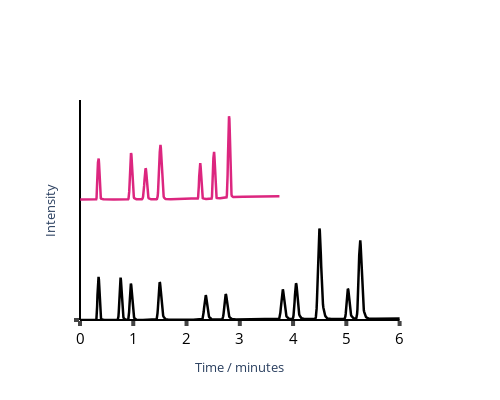

Here is the notebook cell this chart was saved with:
### Code cell
#Figure 7. Optimal chromatograms for Mixture A (top) and Mixture B (bottom) using TS-EMO, 
#representing Optimisation 4 experiment 17 and Optimisation 7 experiment 30 re-spectively.

time2 = chrome2.iloc[:,0]
inten2 = chrome2.iloc[:,1] 
trace2 = go.Scatter(x=time2,
                    y=inten2,
                    mode='lines',
                    line = dict( color = "black", width= 2.5),
                   name= "Eleven component seperation")

time1 = chrome1.iloc[:,0]
inten1 = chrome1.iloc[:,1] + chrome2.iloc[:,1].max()/2.1
trace1 = go.Scatter(x=time1,
                    y=inten1 + 140,
                    mode='lines',
                    line = dict( color = "rgb(220,38,127)", width= 2.5),
                   name= "Seven component seperation")


fig = make_subplots(specs=[[{"secondary_y": True}]])
fig.add_trace(trace1)
fig.add_trace(trace2)

fig.update_yaxes(visible=True, showticklabels=False,showgrid=False)
fig.update_xaxes(showgrid=False)   

fig.update_layout(autosize=False, 
                  width=500, 
                  height=400, 
                  showlegend=False, 
                  plot_bgcolor="white",template='plotly_white')


fig['layout']['xaxis']['title']='Time / minutes'
fig['layout']['yaxis']['title']='Intensity'

fig.update_xaxes(range = [0, 6],showgrid=False, gridwidth=2, tickfont=dict(color='black',size=15),ticks='outside',tick0=0, 
                 dtick = 1, tickwidth=4, title = dict(font = dict(size=13)), zerolinecolor = "black")
fig.update_yaxes(range = [0,400],showgrid=False, gridwidth=2, tickfont=dict(color='black',size=15),ticks='outside',tick0=0, 
                 dtick = 1000, tickwidth=4, title = dict(font = dict(size=13)), zerolinecolor = "black", showticklabels  = False)

fig.show()

import plotly.io as pio
pio.write_image(fig, 'BestChromesOverall.jpg', scale=4, width=1000/2, height=800/2)

### Figure 1 — Plotly figure (JSON) as saved in the notebook; plotly's stock layout.template omitted (floating-point values rounded to 4 significant figures; data arrays with more than 128 entries replaced by an {"elided": "..."} marker saying what was removed)
{"data": [{"line": {"color": "rgb(220,38,127)", "width": 2.5}, "mode": "lines", "name": "Seven component seperation", "type": "scatter", "x": {"elided": "562 float values"}, "y": {"elided": "562 float values"}}, {"line": {"color": "black", "width": 2.5}, "mode": "lines", "name": "Eleven component seperation", "type": "scatter", "x": {"elided": "1359 float values"}, "y": {"elided": "1359 float values"}}], "layout": {"autosize": false, "height": 400, "plot_bgcolor": "white", "showlegend": false, "width": 500, "xaxis": {"anchor": "y", "domain": [0, 0.94], "dtick": 1, "gridwidth": 2, "range": [0, 6], "showgrid": false, "tick0": 0, "tickfont": {"color": "black", "size": 15}, "ticks": "outside", "tickwidth": 4, "title": {"font": {"size": 13}, "text": "Time / minutes"}, "zerolinecolor": "black"}, "yaxis": {"anchor": "x", "domain": [0, 1], "dtick": 1000, "gridwidth": 2, "range": [0, 400], "showgrid": false, "showticklabels": false, "tick0": 0, "tickfont": {"color": "black", "size": 15}, "ticks": "outside", "tickwidth": 4, "title": {"font": {"size": 13}, "text": "Intensity"}, "visible": true, "zerolinecolor": "black"}, "yaxis2": {"anchor": "x", "dtick": 1000, "gridwidth": 2, "overlaying": "y", "range": [0, 400], "showgrid": false, "showticklabels": false, "side": "right", "tick0": 0, "tickfont": {"color": "black", "size": 15}, "ticks": "outside", "tickwidth": 4, "title": {"font": {"size": 13}}, "visible": true, "zerolinecolor": "black"}}}
